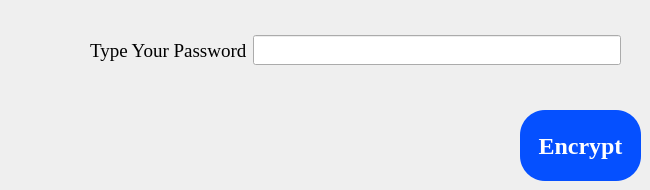
    <widget class="QWidget" name="protect_page">
     <widget class="QWidget" name="widget_4" native="true">
      <property name="geometry">
       <rect>
        <x>90</x>
        <y>20</y>
        <width>531</width>
        <height>61</height>
       </rect>
      </property>
      <layout class="QHBoxLayout" name="horizontalLayout_2">
       <item>
        <widget class="QLabel" name="label_7">
         <property name="font">
          <font>
           <family>Times New Roman</family>
           <pointsize>14</pointsize>
          </font>
         </property>
         <property name="text">
          <string>Type Your Password</string>
         </property>
        </widget>
       </item>
       <item>
        <widget class="QLineEdit" name="password_text">
         <property name="font">
          <font>
           <family>Times New Roman</family>
           <pointsize>14</pointsize>
          </font>
         </property>
        </widget>
       </item>
      </layout>
     </widget>
     <widget class="QPushButton" name="password_button">
      <property name="geometry">
       <rect>
        <x>520</x>
        <y>110</y>
        <width>121</width>
        <height>71</height>
       </rect>
      </property>
      <property name="font">
       <font>
        <family>Times New Roman</family>
        <pointsize>18</pointsize>
        <bold>true</bold>
       </font>
      </property>
      <property name="cursor">
       <cursorShape>PointingHandCursor</cursorShape>
      </property>
      <property name="styleSheet">
       <string notr="true">background-color:rgb(5, 80, 255);
color:white;
border-radius:25px;
</string>
      </property>
      <property name="text">
       <string>Encrypt</string>
      </property>
      <property name="checkable">
       <bool>true</bool>
      </property>
      <property name="autoExclusive">
       <bool>true</bool>
      </property>
     </widget>
    </widget>
